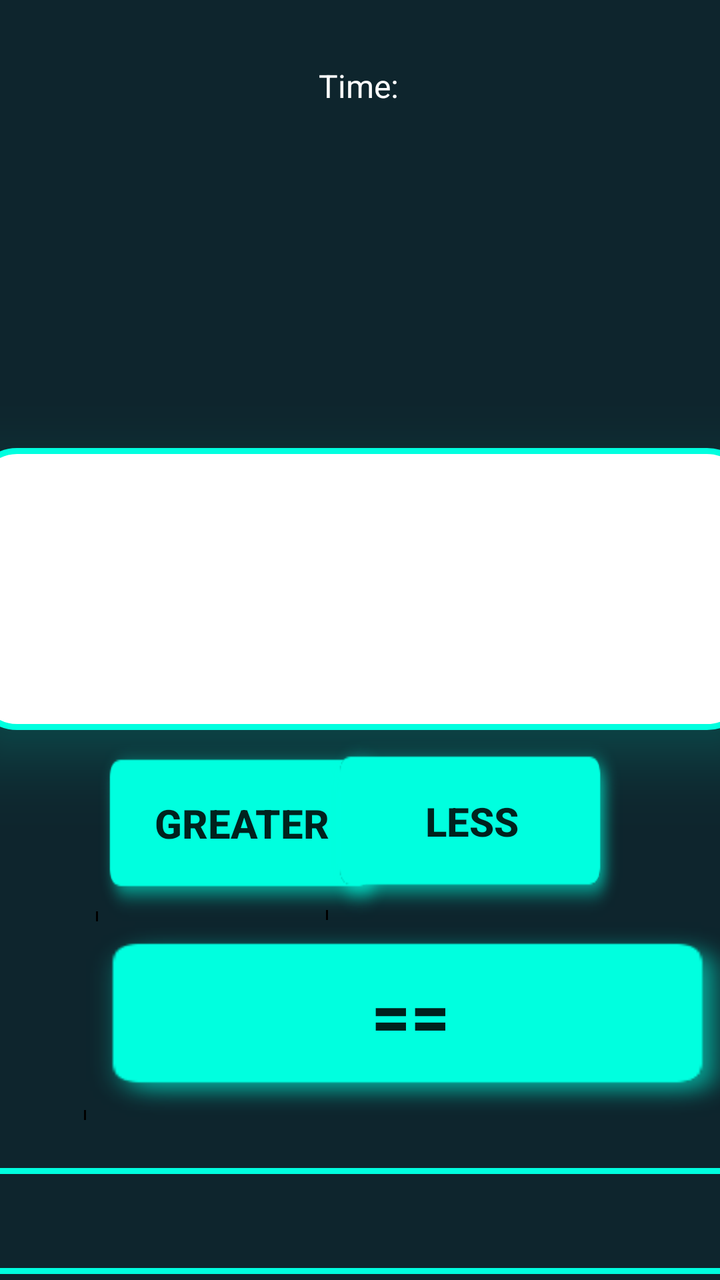
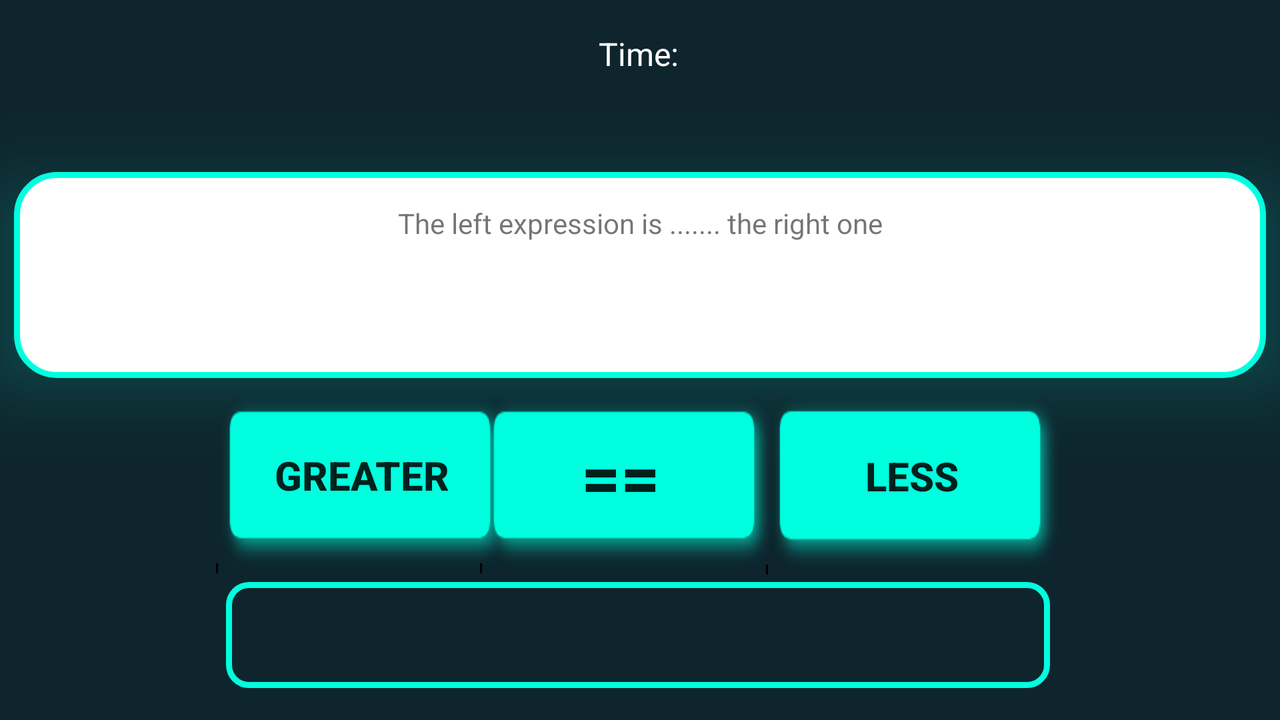

First picture: res/layout/ on a phone held upright. Second picture: the repository's own variant of that layout, on a device whose configuration matches the variant's folder. Source for both follows.
<!-- AndroidManifest.xml: application theme Theme.MobileCW1 -->
<!-- res/layout/activity_game.xml -->
<?xml version="1.0" encoding="utf-8"?>
<androidx.constraintlayout.widget.ConstraintLayout xmlns:android="http://schemas.android.com/apk/res/android"
    xmlns:app="http://schemas.android.com/apk/res-auto"
    xmlns:tools="http://schemas.android.com/tools"
    android:background="#0E252D"
    android:layout_width="match_parent"
    android:layout_height="match_parent"
    tools:context=".GameActivity">

    <Button
        android:id="@+id/greater"
        android:layout_width="165dp"
        android:layout_height="91dp"
        android:layout_marginStart="48dp"
        android:background="@drawable/drop_shadow1"
        android:paddingEnd="30dp"
        android:text="@string/greater"
        android:textSize="20sp"
        android:textStyle="bold"
        app:layout_constraintBottom_toTopOf="@+id/equal"
        app:layout_constraintStart_toStartOf="parent"
        app:layout_constraintTop_toBottomOf="@+id/constraintLayout"
        app:layout_constraintVertical_bias="0.937" />

    <Button
        android:id="@+id/lesser"
        android:layout_width="165dp"
        android:layout_height="92dp"
        android:layout_marginEnd="32dp"
        android:layout_marginBottom="1dp"
        android:background="@drawable/drop_shadow1"
        android:paddingEnd="30dp"
        android:text="@string/less"
        android:textSize="20sp"
        android:textStyle="bold"
        app:layout_constraintBottom_toTopOf="@+id/equal"
        app:layout_constraintEnd_toEndOf="parent"
        app:layout_constraintTop_toBottomOf="@+id/constraintLayout"
        app:layout_constraintVertical_bias="0.957" />

    <Button
        android:id="@+id/equal"
        android:layout_width="361dp"
        android:layout_height="99dp"
        android:layout_marginStart="42dp"
        android:layout_marginEnd="8dp"
        android:layout_marginBottom="80dp"
        android:background="@drawable/drop_shadow1"
        android:paddingEnd="45dp"
        android:text="@string/equal"
        android:textSize="34sp"
        android:textStyle="bold"
        app:layout_constraintBottom_toBottomOf="parent"
        app:layout_constraintEnd_toEndOf="parent"
        app:layout_constraintHorizontal_bias="0.0"
        app:layout_constraintStart_toStartOf="parent" />

    <androidx.constraintlayout.widget.ConstraintLayout
        android:id="@+id/constraintLayout"
        android:layout_width="388dp"
        android:layout_height="141dp"
        android:layout_centerHorizontal="true"
        android:layout_marginTop="224dp"
        android:background="@drawable/layout_round"
        android:elevation="20dp"
        android:orientation="vertical"
        android:outlineSpotShadowColor="#00FFDF"
        android:padding="12dip"
        app:layout_constraintEnd_toEndOf="parent"
        app:layout_constraintHorizontal_bias="0.478"
        app:layout_constraintStart_toStartOf="parent"
        app:layout_constraintTop_toTopOf="parent">

        <TextView
            android:id="@+id/expression1"
            android:layout_width="wrap_content"
            android:layout_height="wrap_content"
            android:textAlignment="center"
            android:textColor="#000000"
            android:textSize="22sp"
            app:layout_constraintBottom_toBottomOf="parent"
            app:layout_constraintStart_toStartOf="parent"
            app:layout_constraintTop_toTopOf="parent" />

        <TextView
            android:id="@+id/expression2"
            android:layout_width="wrap_content"
            android:layout_height="wrap_content"
            android:textAlignment="center"
            android:textColor="#000000"
            android:textSize="22sp"
            app:layout_constraintBottom_toBottomOf="parent"
            app:layout_constraintEnd_toEndOf="parent"
            app:layout_constraintTop_toTopOf="parent" />

    </androidx.constraintlayout.widget.ConstraintLayout>

    <TextView
        android:id="@+id/timer"
        android:layout_width="wrap_content"
        android:layout_height="wrap_content"
        android:textColor="#FFFFFF"
        android:textSize="24sp"
        app:layout_constraintEnd_toEndOf="parent"
        app:layout_constraintStart_toStartOf="parent"
        app:layout_constraintTop_toBottomOf="@+id/timeText" />

    <TextView
        android:id="@+id/timeText"
        android:layout_width="wrap_content"
        android:layout_height="wrap_content"
        android:layout_marginTop="32dp"
        android:text="@string/time"
        android:textColor="#FFFFFF"
        android:textSize="16sp"
        app:layout_constraintEnd_toEndOf="parent"
        app:layout_constraintHorizontal_bias="0.498"
        app:layout_constraintStart_toStartOf="parent"
        app:layout_constraintTop_toTopOf="parent" />

    <TextView
        android:id="@+id/answer"
        android:layout_width="412dp"
        android:layout_height="53dp"
        android:layout_marginTop="24dp"
        android:background="@drawable/text_back"
        android:textAlignment="center"
        android:textAllCaps="false"
        android:textSize="34sp"
        android:textStyle="bold"
        app:layout_constraintEnd_toEndOf="parent"
        app:layout_constraintHorizontal_bias="0.501"
        app:layout_constraintStart_toStartOf="parent"
        app:layout_constraintTop_toBottomOf="@+id/equal" />
</androidx.constraintlayout.widget.ConstraintLayout>
<!-- resources referenced by this layout -->
<resources>
  <!-- drawable drop_shadow1 (drawable) -->
  <?xml version="1.0" encoding="utf-8"?>
  <layer-list xmlns:android="http://schemas.android.com/apk/res/android" >
      <item android:drawable="@drawable/shadow_btn1" />
      <item android:top="10dp" android:left="2dp" android:right="14dp" android:bottom="19dp">
          <shape android:shape="rectangle">
              <size android:width="55dp"
                  android:height="10dp"/>
              <solid android:color="#00FFFFFF" />
              <corners
                  android:radius="60dp"
                  />
          </shape>
      </item>
  
  </layer-list>
  <!-- drawable layout_round (drawable) -->
  <?xml version="1.0" encoding="utf-8"?>
  <shape xmlns:android="http://schemas.android.com/apk/res/android">
      <solid android:color="#FFFFFF"/>
      <stroke android:width="3dp" android:color="#00FFDF" />
      <corners android:radius="20dp"/>
      <padding android:left="0dp" android:top="0dp" android:right="0dp" android:bottom="0dp" />
  </shape>
  <!-- drawable text_back (drawable) -->
  <?xml version="1.0" encoding="utf-8"?>
  <shape xmlns:android="http://schemas.android.com/apk/res/android">
      <solid android:color="#00FFFFFF"/>
      <stroke android:width="3dp" android:color="#00FFDF" />
      <corners android:radius="10dp"/>
      <padding android:left="0dp" android:top="0dp" android:right="0dp" android:bottom="0dp" />
  </shape>
  <string name="equal">==</string>
  <string name="greater">Greater</string>
  <string name="less">Less</string>
  <string name="time">Time:</string>
  <style name="Theme.MobileCW1" parent="Theme.MaterialComponents.DayNight.DarkActionBar">
          
          <item name="colorPrimary">@color/purple_500</item>
          <item name="colorPrimaryVariant">@color/purple_700</item>
          <item name="colorOnPrimary">@color/white</item>
          
          <item name="colorSecondary">@color/teal_200</item>
          <item name="colorSecondaryVariant">@color/teal_700</item>
          <item name="colorOnSecondary">@color/black</item>
          
          <item name="android:statusBarColor" tools:targetApi="l">?attr/colorPrimaryVariant</item>
          
      </style>
  <!-- drawable shadow_btn1: png bitmap (drawable, 3754 bytes) -->
  <color name="purple_500">#00FFDF</color>
  <color name="purple_700">#FF3700B3</color>
  <color name="white">#0E252D</color>
  <color name="teal_200">#FF03DAC5</color>
  <color name="teal_700">#FF018786</color>
  <color name="black">#FF000000</color>
</resources>
<!-- res/layout-land/activity_game.xml (the author's variant of the layout above) -->
<!-- drawn on the phone turned sideways -->
<?xml version="1.0" encoding="utf-8"?>
<androidx.constraintlayout.widget.ConstraintLayout xmlns:android="http://schemas.android.com/apk/res/android"
    xmlns:app="http://schemas.android.com/apk/res-auto"
    xmlns:tools="http://schemas.android.com/tools"
    android:background="#0E252D"
    android:layout_width="match_parent"
    android:layout_height="match_parent"
    tools:context=".GameActivity">

    <Button
        android:id="@+id/greater"
        android:layout_width="165dp"
        android:layout_height="91dp"
        android:layout_marginStart="108dp"
        android:layout_marginBottom="70dp"
        android:background="@drawable/drop_shadow1"
        android:paddingEnd="30dp"
        android:text="@string/greater"
        android:textSize="20sp"
        android:textStyle="bold"
        app:layout_constraintBottom_toBottomOf="parent"
        app:layout_constraintStart_toStartOf="parent"
        app:layout_constraintTop_toBottomOf="@+id/constraintLayout"
        app:layout_constraintVertical_bias="0.677" />

    <Button
        android:id="@+id/lesser"
        android:layout_width="165dp"
        android:layout_height="92dp"
        android:layout_marginEnd="92dp"
        android:layout_marginBottom="70dp"
        android:background="@drawable/drop_shadow1"
        android:paddingEnd="30dp"
        android:text="@string/less"
        android:textSize="20sp"
        android:textStyle="bold"
        app:layout_constraintBottom_toBottomOf="parent"
        app:layout_constraintEnd_toEndOf="parent"
        app:layout_constraintTop_toBottomOf="@+id/constraintLayout"
        app:layout_constraintVertical_bias="0.688" />

    <Button
        android:id="@+id/equal"
        android:layout_width="165dp"
        android:layout_height="91dp"
        android:layout_marginBottom="70dp"
        android:background="@drawable/drop_shadow1"
        android:paddingEnd="35dp"
        android:text="@string/equal"
        android:textSize="34sp"
        android:textStyle="bold"
        app:layout_constraintBottom_toBottomOf="parent"
        app:layout_constraintEnd_toStartOf="@+id/lesser"
        app:layout_constraintHorizontal_bias="0.6"
        app:layout_constraintStart_toEndOf="@+id/greater"
        app:layout_constraintTop_toBottomOf="@+id/constraintLayout"
        app:layout_constraintVertical_bias="0.677" />

    <androidx.constraintlayout.widget.ConstraintLayout
        android:id="@+id/constraintLayout"
        android:layout_width="626dp"
        android:layout_height="103dp"
        android:layout_centerHorizontal="true"
        android:layout_marginTop="16dp"
        android:background="@drawable/layout_round"
        android:elevation="20dp"
        android:orientation="vertical"
        android:outlineSpotShadowColor="#00FFDF"
        android:padding="12dip"
        app:layout_constraintEnd_toEndOf="parent"
        app:layout_constraintHorizontal_bias="0.494"
        app:layout_constraintStart_toStartOf="parent"
        app:layout_constraintTop_toBottomOf="@+id/timer">

        <TextView
            android:id="@+id/expression1"
            android:layout_width="wrap_content"
            android:layout_height="wrap_content"
            android:layout_marginTop="28dp"
            android:textColor="#000000"
            android:textSize="34sp"
            app:layout_constraintEnd_toEndOf="parent"
            app:layout_constraintHorizontal_bias="0.076"
            app:layout_constraintStart_toStartOf="parent"
            app:layout_constraintTop_toTopOf="parent" />

        <TextView
            android:id="@+id/answerText"
            android:layout_width="wrap_content"
            android:layout_height="wrap_content"
            android:layout_marginTop="4dp"
            android:text="@string/howto"
            app:layout_constraintEnd_toEndOf="parent"
            app:layout_constraintStart_toStartOf="parent"
            app:layout_constraintTop_toTopOf="parent" />

        <TextView
            android:id="@+id/expression2"
            android:layout_width="wrap_content"
            android:layout_height="wrap_content"
            android:layout_marginTop="28dp"
            android:textColor="#000000"
            android:textSize="34sp"
            app:layout_constraintEnd_toEndOf="parent"
            app:layout_constraintHorizontal_bias="0.915"
            app:layout_constraintStart_toStartOf="parent"
            app:layout_constraintTop_toTopOf="parent" />

    </androidx.constraintlayout.widget.ConstraintLayout>

    <TextView
        android:id="@+id/timer"
        android:layout_width="wrap_content"
        android:layout_height="wrap_content"
        android:textColor="#FFFFFF"
        android:textSize="24sp"
        app:layout_constraintEnd_toEndOf="parent"
        app:layout_constraintStart_toStartOf="parent"
        app:layout_constraintTop_toBottomOf="@+id/timeText" />

    <TextView
        android:id="@+id/timeText"
        android:layout_width="wrap_content"
        android:layout_height="wrap_content"
        android:layout_marginTop="16dp"
        android:text="@string/time"
        android:textColor="#FFFFFF"
        android:textSize="16sp"
        app:layout_constraintEnd_toEndOf="parent"
        app:layout_constraintHorizontal_bias="0.499"
        app:layout_constraintStart_toStartOf="parent"
        app:layout_constraintTop_toTopOf="parent" />

    <TextView
        android:id="@+id/answer"
        android:layout_width="412dp"
        android:layout_height="53dp"
        android:layout_marginBottom="16dp"
        android:background="@drawable/text_back"
        android:textAlignment="center"
        android:textAllCaps="false"
        android:textSize="34sp"
        android:textStyle="bold"
        app:layout_constraintBottom_toBottomOf="parent"
        app:layout_constraintEnd_toEndOf="parent"
        app:layout_constraintHorizontal_bias="0.495"
        app:layout_constraintStart_toStartOf="parent"
        app:layout_constraintTop_toBottomOf="@+id/equal"
        app:layout_constraintVertical_bias="1.0" />
</androidx.constraintlayout.widget.ConstraintLayout>
<!-- resources referenced by the variant -->
<!-- as the phone turned sideways resolves them -->
<resources>
  <!-- drawable drop_shadow1 (drawable) -->
  <?xml version="1.0" encoding="utf-8"?>
  <layer-list xmlns:android="http://schemas.android.com/apk/res/android" >
      <item android:drawable="@drawable/shadow_btn1" />
      <item android:top="10dp" android:left="2dp" android:right="14dp" android:bottom="19dp">
          <shape android:shape="rectangle">
              <size android:width="55dp"
                  android:height="10dp"/>
              <solid android:color="#00FFFFFF" />
              <corners
                  android:radius="60dp"
                  />
          </shape>
      </item>
  
  </layer-list>
  <!-- drawable layout_round (drawable) -->
  <?xml version="1.0" encoding="utf-8"?>
  <shape xmlns:android="http://schemas.android.com/apk/res/android">
      <solid android:color="#FFFFFF"/>
      <stroke android:width="3dp" android:color="#00FFDF" />
      <corners android:radius="20dp"/>
      <padding android:left="0dp" android:top="0dp" android:right="0dp" android:bottom="0dp" />
  </shape>
  <!-- drawable text_back (drawable) -->
  <?xml version="1.0" encoding="utf-8"?>
  <shape xmlns:android="http://schemas.android.com/apk/res/android">
      <solid android:color="#00FFFFFF"/>
      <stroke android:width="3dp" android:color="#00FFDF" />
      <corners android:radius="10dp"/>
      <padding android:left="0dp" android:top="0dp" android:right="0dp" android:bottom="0dp" />
  </shape>
  <string name="equal">==</string>
  <string name="greater">Greater</string>
  <string name="howto">The left expression is ....... the right one</string>
  <string name="less">Less</string>
  <string name="time">Time:</string>
  <style name="Theme.MobileCW1" parent="Theme.MaterialComponents.DayNight.DarkActionBar">
          
          <item name="colorPrimary">@color/purple_500</item>
          <item name="colorPrimaryVariant">@color/purple_700</item>
          <item name="colorOnPrimary">@color/white</item>
          
          <item name="colorSecondary">@color/teal_200</item>
          <item name="colorSecondaryVariant">@color/teal_700</item>
          <item name="colorOnSecondary">@color/black</item>
          
          <item name="android:statusBarColor" tools:targetApi="l">?attr/colorPrimaryVariant</item>
          
      </style>
  <!-- drawable shadow_btn1: png bitmap (drawable, 3754 bytes) -->
  <color name="purple_500">#00FFDF</color>
  <color name="purple_700">#FF3700B3</color>
  <color name="white">#0E252D</color>
  <color name="teal_200">#FF03DAC5</color>
  <color name="teal_700">#FF018786</color>
  <color name="black">#FF000000</color>
</resources>
